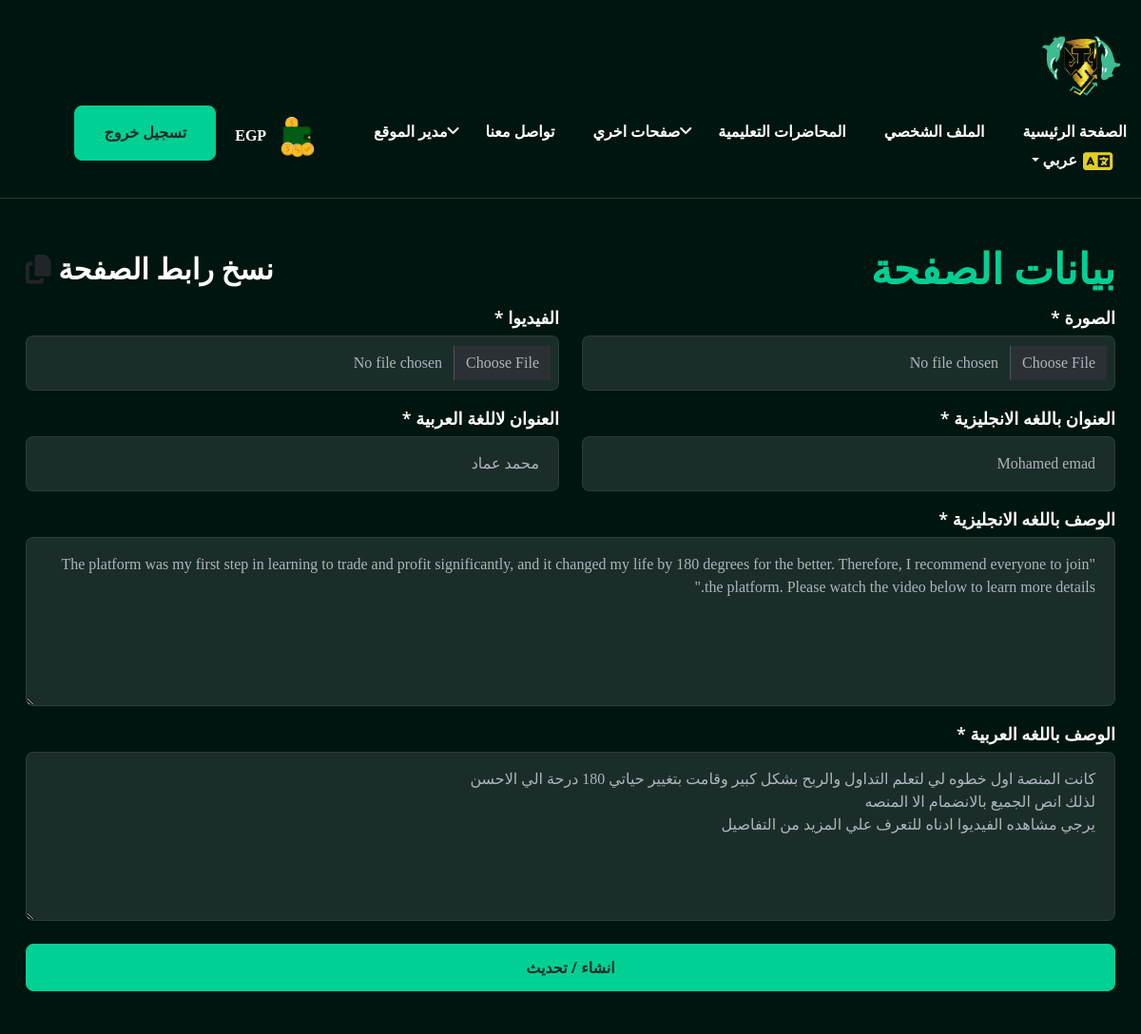
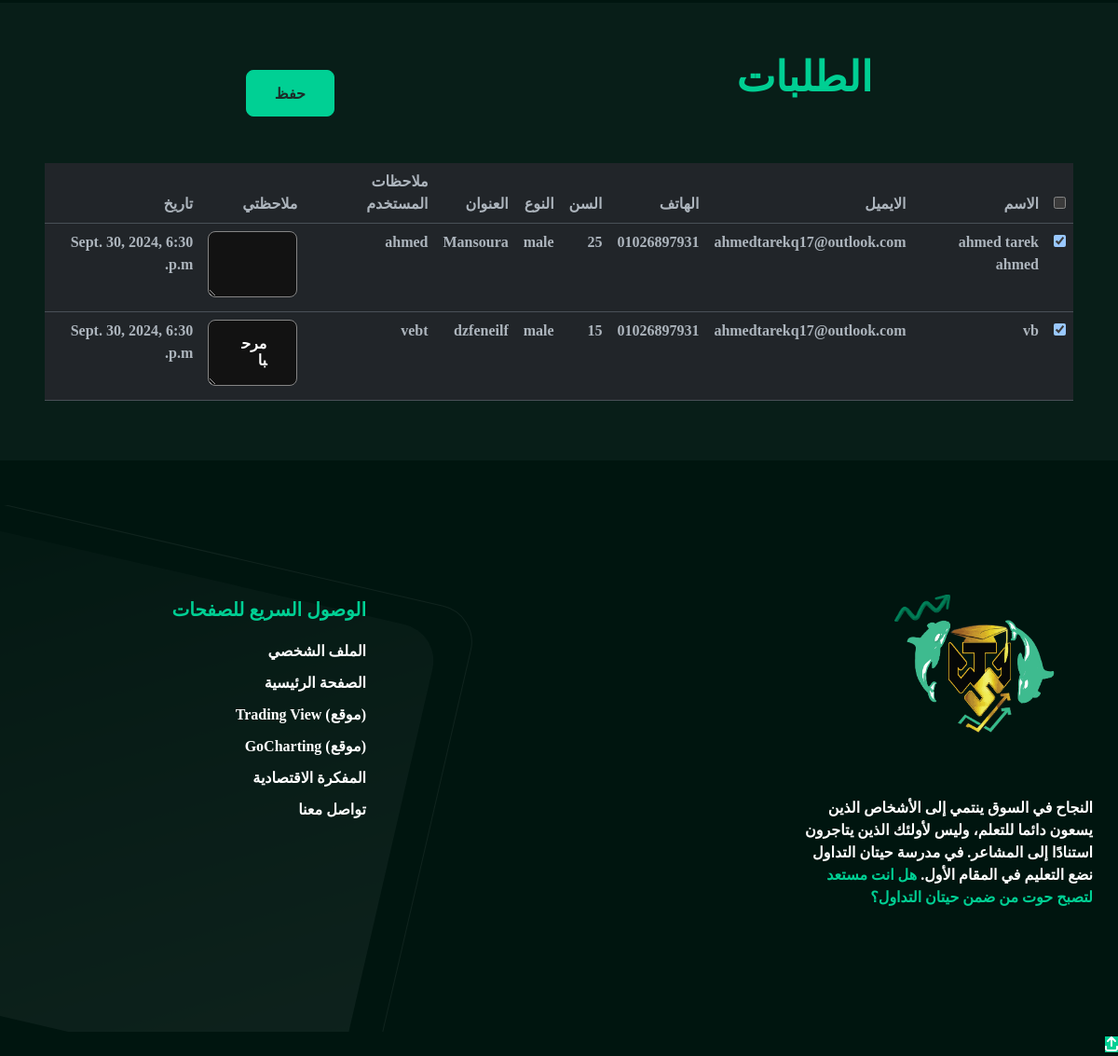
Page /landingpage/ar/userlandingpage (signed in) on the committed database (2 pictures, top to bottom).
### landing_page/models.py (models this page shows, shortened)
class UserLandingPage(models.Model):
    user = models.ForeignKey(CustomUser, on_delete=models.CASCADE)
    title = models.CharField(max_length=100)
    title_ar=models.CharField(max_length=100,verbose_name="Arabic title")
    description = models.TextField()
    description_ar = models.TextField(verbose_name="Arabic description")
    image = models.ImageField(upload_to='static/landing_page/image', null=True, blank=True)
    video = models.FileField(upload_to='static/landing_page/video', null=True, blank=True)
    pagename = models.CharField(max_length=100, unique=True)
    created_at = models.DateTimeField(auto_now_add=True)
    updated_at = models.DateTimeField(auto_now=True)

class UserRequested(models.Model):
    name=models.CharField(max_length=100)
    email=models.EmailField()
    phone=models.CharField(max_length=100)
    age=models.IntegerField()
    gender=models.CharField(max_length=100)
    location=models.CharField(max_length=100)
    notes=models.TextField()
    user = models.ForeignKey(CustomUser, on_delete=models.CASCADE,null=True,blank=True)
    conected=models.BooleanField(default=False,null=True,blank=True)
    mynotes=models.TextField(null=True,blank=True)
    created_at = models.DateTimeField(auto_now_add=True, null=True, blank=True)

### landing_page/views.py (the view, shortened to what this page needs)
# urls.py: path('ar/userlandingpage', views.UserLandingPagedef_ar, name='UserLandingPage_ar'),
@login_required
def UserLandingPagedef_ar(request):
    user = request.user
    user_landing_page = UserLandingPage.objects.filter(user=user).first()
    requested = UserRequested.objects.filter(user=user)
    context = {
        'user_landing_page':user_landing_page,
        'requested':requested,
    }
    return render(request,'ar/inneruserlandingpage.html',context)

### home/templates/ar/inneruserlandingpage.html (shortened to what this page needs)
{% extends 'ar/base.html' %}
{% load static %}
{% block body %}
    <div class="container my-5">
        <div style="display: flex; justify-content: space-between; align-items: center">
            <h2 style="color:#00CF93">بيانات الصفحة
            </h2>
            <h3 id="copypagelink">
                <label for=""> نسخ رابط الصفحة</label>
                <i class="fa fa-copy text-dark"></i>
            </h3>
        </div>
        <form method="post">
            <div class="row">
                <div class="col-md-6 mb-3">
                    <label for="image" class="form-label">الصورة *</label>
                    <input type="file" accept="image/*" class="form-control" id="image" name="image" required placeholder="الصورة" value="{{ user_landing_page.image.url }}">
                </div>
                <div class="col-md-6 mb-3">
                    <label for="video" class="form-label">الفيديوا *</label>
                    <input type="file" accept="video/*" class="form-control" id="video" name="video" required placeholder="فيديوا" value="{{ user_landing_page.video.url }}">
                </div>
                <div class="col-md-6 mb-3">
                    <label for="name" class="form-label">العنوان باللغه الانجليزية *</label>
                    <input type="text" class="form-control" id="title" value="{{ user_landing_page.title }}" name="name" required placeholder="العنوان باللغه الانجليزية">
                </div>
                <div class="col-md-6 mb-3">
                    <label for="name" class="form-label">العنوان لاللغة العربية *</label>
                    <input type="text" class="form-control" id="title" value="{{ user_landing_page.title_ar }}" name="name" required placeholder="العنوان لاللغة العربية">
                </div>
            </div>
            <div class="mb-3 ">
                <label for="notes" class="form-label">الوصف باللغه الانجليزية *</label>
                <textarea class="form-control" id="notes" name="description" rows="6" placeholder="الوصف باللغه الانجليزية">{{ user_landing_page.description }}</textarea>
            </div>
            <div class="mb-3 ">
                <label for="notes" class="form-label">الوصف باللغه العربية *</label>
                <textarea class="form-control" id="notes" name="description" rows="6" placeholder="الوصف باللغه العربية" >{{ user_landing_page.description_ar }}</textarea>
            </div>
            <div class="text-center">
                <button type="submit" id="requestButton" class="trk-btn trk-btn--border trk-btn--primary d-block mt-4">
                انشاء / تحديث
                </button>
          </div>
        </form>
    </div>
    <div class="my-5 p-5 fade-in" style="background-color: #081E18;">
        <div class="">
            <div class="d-flex" style="justify-content: space-around; align-items: center; margin-bottom: 50px;">
                <h2 style="color: #00CF93">الطلبات</h2>
                <button id="save-btn" class="trk-btn trk-btn--border trk-btn--primary d-block mt-4 text-center"
                    style="width: fit-content; text-align: center; display: flex; justify-content: center; align-items: center;">
                    حفظ
                </button>
            </div>
            <table class="table table-hover">
                <thead>
                    <tr>
                        <th scope="col">
                            <input type="checkbox" id="checkall">
                        </th>
                        <th scope="col">الاسم</th>
                        <th scope="col">الايميل</th>
                        <th scope="col">الهاتف</th>
                        <th scope="col">السن</th>
                        <th scope="col">النوع</th>
                        <th scope="col">العنوان</th>
                        <th scope="col">ملاحظات المستخدم</th>
                        <th scope="col">ملاحظتي</th>
                        <th scope="col">تاريخ</th>
                    </tr>
                </thead>
                <tbody>
                    {% for requested in requested %}
                    <tr>
                        <th scope="row">
                            <input type="checkbox" class="user-checkbox" data-id="{{ requested.id }}" {% if requested.conected %} checked {% endif %}>
                        </th>
                        <td>{{ requested.name }}</td>
                        <td>{{ requested.email }}</td>
                        <td>{{ requested.phone }}</td>
                        <td>{{ requested.age }}</td>
                        <td>{{ requested.gender }}</td>
                        <td>{{ requested.location }}</td>
                        <td>{{ requested.notes }}</td>
                        <td><textarea class="mynotes" data-id="{{ requested.id }}" cols="2" rows="2">{{ requested.mynotes }}</textarea></td>
                        <td>{{ requested.created_at }}</td>
                    </tr>
                    {% endfor %}
                </tbody>
            </table>
        </div>
    </div>
{% endblock %}

### rows in the picture
UserLandingPage: name "Mohamed emad", name "محمد عماد", description "\"The platform was my first step in learning to trade and profit significantly, and it changed my life by 180 degrees for the better. Therefore, I recommend everyone to join the platform. Please watch the video below to learn more details.\"", description "كانت المنصة اول خطوه لي لتعلم التداول والربح بشكل كبير وقامت بتغيير حياتي 180 درحة الي الاحسن لذلك انص الجميع بالانضمام الا المنصه يرجي مشاهده الفيديوا ادناه للتعرف علي المزيد من التفاصيل"
UserRequested: conected "☑", name "ahmed tarek ahmed", email "ahmedtarekq17@outlook.com", phone "01026897931", age "25", gender "male", location "Mansoura", notes "ahmed", created_at "Sept. 30, 2024, 6:30 p.m."
UserRequested: conected "☑", name "vb", email "ahmedtarekq17@outlook.com", phone "01026897931", age "15", gender "male", location "dzfeneilf", notes "vebt", id "مرحبا", created_at "Sept. 30, 2024, 6:30 p.m."
